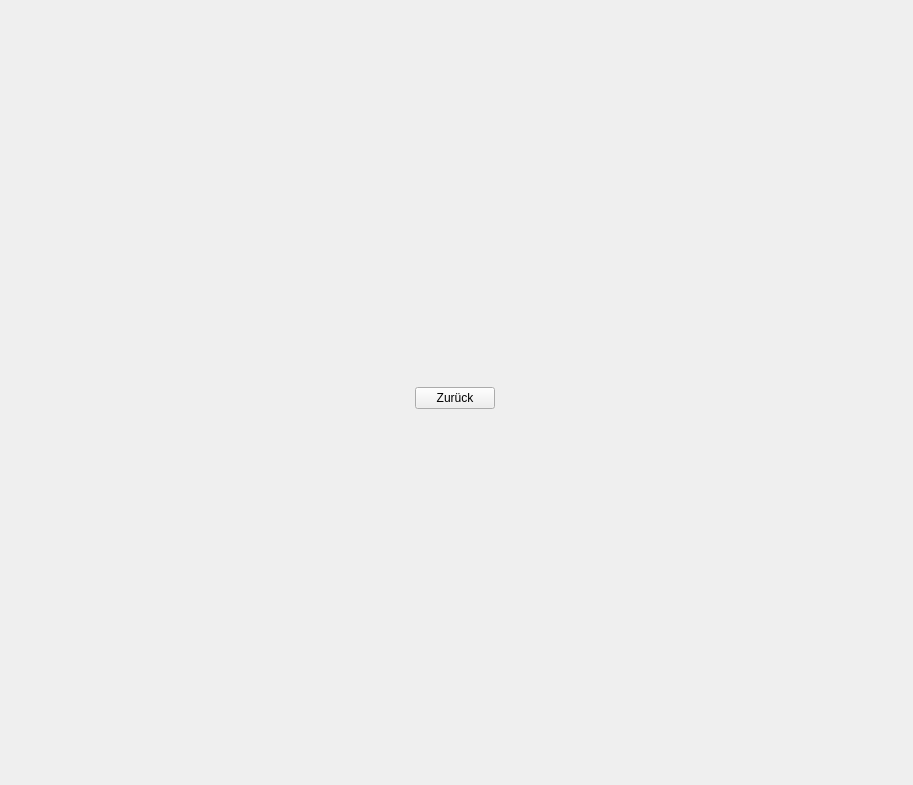
<?xml version="1.0" encoding="UTF-8"?>
<ui version="4.0">
 <class>UnlockDatabaseWidget</class>
 <widget class="QWidget" name="UnlockDatabaseWidget">
  <property name="geometry">
   <rect>
    <x>0</x>
    <y>0</y>
    <width>913</width>
    <height>785</height>
   </rect>
  </property>
  <property name="windowTitle">
   <string>Form</string>
  </property>
  <property name="autoFillBackground">
   <bool>true</bool>
  </property>
  <layout class="QGridLayout" name="gridLayout">
   <item row="1" column="1">
    <widget class="QFrame" name="PasswiordGenerator">
     <property name="autoFillBackground">
      <bool>true</bool>
     </property>
     <property name="frameShadow">
      <enum>QFrame::Sunken</enum>
     </property>
     <layout class="QVBoxLayout" name="verticalLayout">
      <property name="spacing">
       <number>10</number>
      </property>
      <property name="leftMargin">
       <number>20</number>
      </property>
      <property name="topMargin">
       <number>20</number>
      </property>
      <property name="rightMargin">
       <number>23</number>
      </property>
      <property name="bottomMargin">
       <number>20</number>
      </property>
      <item>
       <widget class="PasswordGeneratorFrame" name="PasswordGeneratorFrame" native="true">
        <property name="autoFillBackground">
         <bool>true</bool>
        </property>
       </widget>
      </item>
      <item alignment="Qt::AlignRight">
       <widget class="QPushButton" name="backButton">
        <property name="text">
         <string>Zurück</string>
        </property>
       </widget>
      </item>
     </layout>
    </widget>
   </item>
   <item row="2" column="1">
    <spacer name="verticalSpacer">
     <property name="orientation">
      <enum>Qt::Vertical</enum>
     </property>
     <property name="sizeType">
      <enum>QSizePolicy::MinimumExpanding</enum>
     </property>
     <property name="sizeHint" stdset="0">
      <size>
       <width>20</width>
       <height>40</height>
      </size>
     </property>
    </spacer>
   </item>
   <item row="0" column="1">
    <spacer name="verticalSpacer_2">
     <property name="orientation">
      <enum>Qt::Vertical</enum>
     </property>
     <property name="sizeType">
      <enum>QSizePolicy::MinimumExpanding</enum>
     </property>
     <property name="sizeHint" stdset="0">
      <size>
       <width>20</width>
       <height>40</height>
      </size>
     </property>
    </spacer>
   </item>
   <item row="1" column="2">
    <spacer name="horizontalSpacer_2">
     <property name="orientation">
      <enum>Qt::Horizontal</enum>
     </property>
     <property name="sizeType">
      <enum>QSizePolicy::MinimumExpanding</enum>
     </property>
     <property name="sizeHint" stdset="0">
      <size>
       <width>20</width>
       <height>20</height>
      </size>
     </property>
    </spacer>
   </item>
   <item row="1" column="0">
    <spacer name="horizontalSpacer">
     <property name="orientation">
      <enum>Qt::Horizontal</enum>
     </property>
     <property name="sizeType">
      <enum>QSizePolicy::MinimumExpanding</enum>
     </property>
     <property name="sizeHint" stdset="0">
      <size>
       <width>20</width>
       <height>20</height>
      </size>
     </property>
    </spacer>
   </item>
  </layout>
 </widget>
 <customwidgets>
  <customwidget>
   <class>PasswordGeneratorFrame</class>
   <extends>QWidget</extends>
   <header>PasswordGeneratorFrame.py</header>
   <container>1</container>
  </customwidget>
 </customwidgets>
 <resources/>
 <connections/>
</ui>
